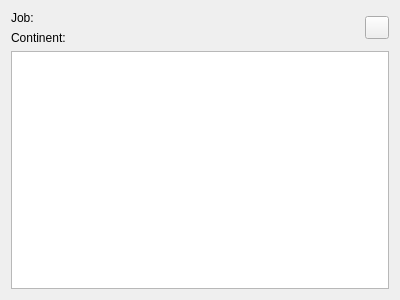
<?xml version="1.0" encoding="UTF-8"?>
<ui version="4.0">
 <class>JobsComponent</class>
 <widget class="QWidget" name="JobsComponent">
  <property name="geometry">
   <rect>
    <x>0</x>
    <y>0</y>
    <width>400</width>
    <height>300</height>
   </rect>
  </property>
  <property name="windowTitle">
   <string>Form</string>
  </property>
  <layout class="QGridLayout" name="gridLayout">
   <item row="0" column="0">
    <widget class="QLabel" name="job_lbl">
     <property name="text">
      <string>Job:</string>
     </property>
    </widget>
   </item>
   <item row="1" column="0">
    <widget class="QLabel" name="continent_lbl">
     <property name="text">
      <string>Continent:</string>
     </property>
    </widget>
   </item>
   <item row="2" column="0" colspan="2">
    <widget class="QListView" name="jobs_list"/>
   </item>
   <item row="0" column="1" rowspan="2">
    <widget class="QToolButton" name="edit_btn">
     <property name="icon">
      <iconset resource="../../resource.qrc">
       <normaloff>:/edit.svg</normaloff>:/edit.svg</iconset>
     </property>
    </widget>
   </item>
  </layout>
 </widget>
 <resources>
  <include location="../../resource.qrc"/>
 </resources>
 <connections/>
</ui>
